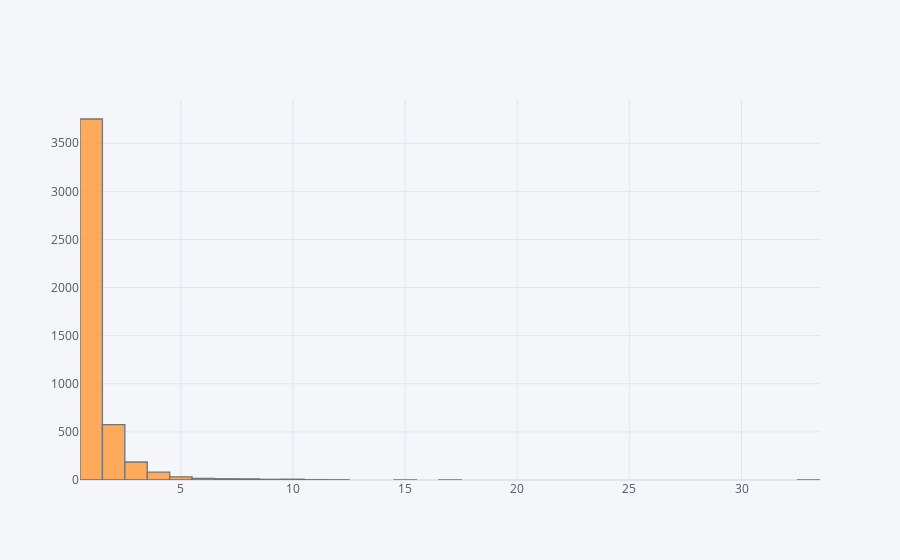

The code cell stored with this chart in its notebook:
### Code cell
ratings['No. of ratings'].iplot(kind='hist',bins=50)

### Figure 1 — Plotly figure (JSON) as saved in the notebook; plotly's stock layout.template omitted (floating-point values rounded to 4 significant figures; data arrays with more than 128 entries replaced by an {"elided": "..."} marker saying what was removed)
{"data": [{"histfunc": "count", "histnorm": "", "marker": {"color": "rgba(255, 153, 51, 1.0)", "line": {"color": "#4D5663", "width": 1.3}}, "name": "No. of ratings", "nbinsx": 50, "opacity": 0.8, "orientation": "v", "type": "histogram", "x": {"elided": "4693 int values"}}], "layout": {"barmode": "overlay", "legend": {"bgcolor": "#F5F6F9", "font": {"color": "#4D5663"}}, "paper_bgcolor": "#F5F6F9", "plot_bgcolor": "#F5F6F9", "title": {"font": {"color": "#4D5663"}}, "xaxis": {"gridcolor": "#E1E5ED", "showgrid": true, "tickfont": {"color": "#4D5663"}, "title": {"font": {"color": "#4D5663"}, "text": ""}, "zerolinecolor": "#E1E5ED"}, "yaxis": {"gridcolor": "#E1E5ED", "showgrid": true, "tickfont": {"color": "#4D5663"}, "title": {"font": {"color": "#4D5663"}, "text": ""}, "zerolinecolor": "#E1E5ED"}}}
